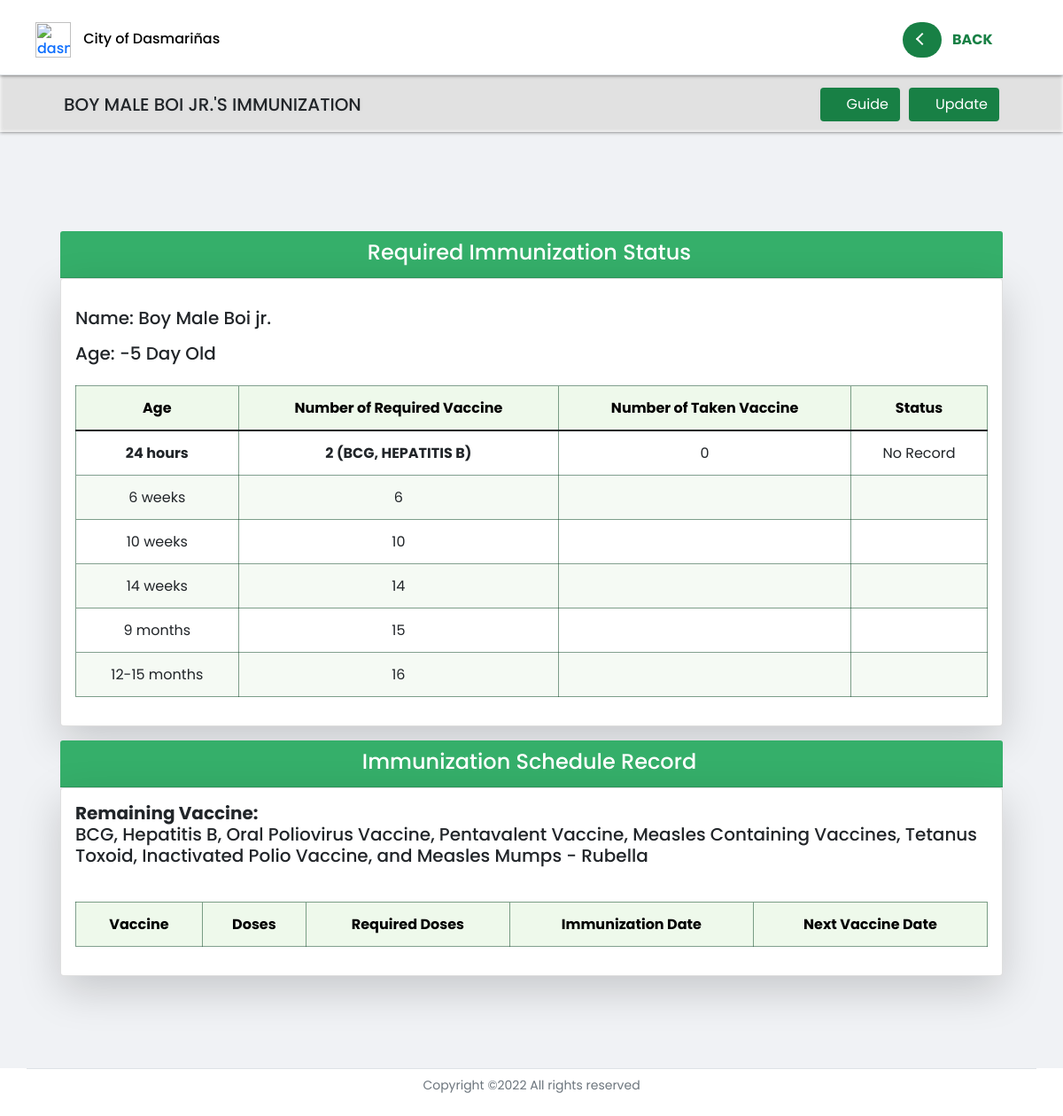
The app's page /preschooler_profile/immunization/9/ (signed in), older data.
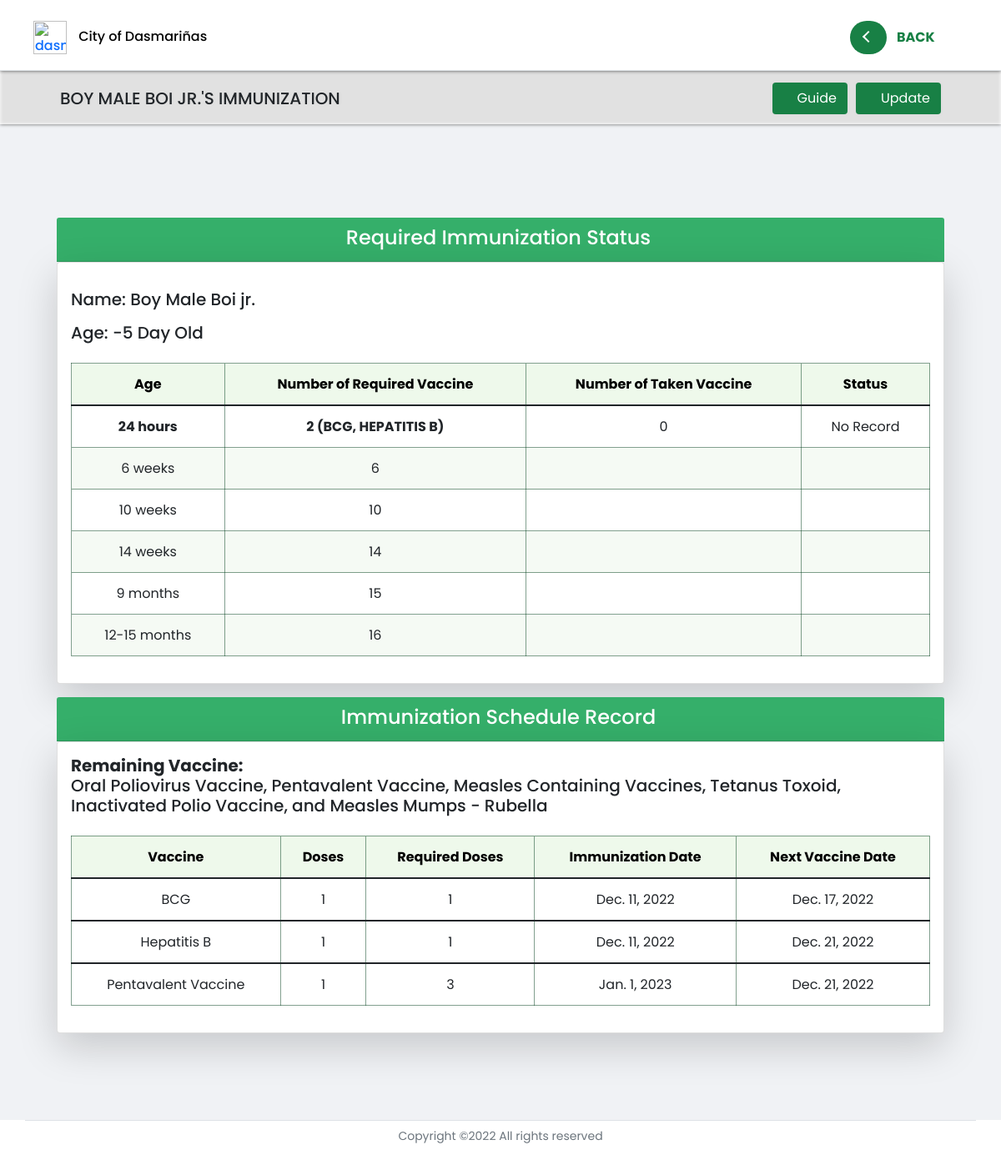
The same page, newer data.
### profilingApp/models.py (models this page shows, shortened)
class Vaccine(Model):
    VACCINES = [('BCG', 'BCG'),
                ('Hepatitis B', 'Hepatitis B'),
                ('Oral Poliovirus Vaccine', 'Oral Poliovirus Vaccine'),
                ('Pentavalent Vaccine', 'Pentavalent Vaccine'),
                ('Measles Containing Vaccines', 'Measles Containing Vaccines'),
                ('Tetanus Toxoid', 'Tetanus Toxoid'),
                ('Inactivated Polio Vaccine', 'Inactivated Polio Vaccine'),
                ('Measles Mumps - Rubella', 'Measles Mumps - Rubella'),]
    vax_preschooler = models.ForeignKey(Preschooler, on_delete=CASCADE)
    vax_name = models.CharField(max_length=500, choices=VACCINES)
    vax_dose = models.IntegerField()
    vax_date = models.DateField(null=True, blank=True)
    vax_remarks = models.DateField(null=True, blank=True)

### profilingApp/views.py (the view, shortened to what this page needs)
# urls.py: path('preschooler_profile/immunization/<str:pk>/', views.immunization_schedule, name='immunization_schedule'),
def immunization_schedule(request, pk):
    loggedin = request.user.user_type
    preschooler = Preschooler.objects.get(id=pk)
    vaccines = Vaccine.objects.filter(vax_preschooler=preschooler)
    vax_list = list(vaccines.values_list('vax_name', flat=True))
    dose_list = vaccines.values_list('vax_dose', flat=True)
    vax_bcg = vaccines.filter(vax_name='BCG').count()
    if len(vaccines) == 0:
        next_vax_date = 'None'
    elif len(vaccines) == 8:
        next_vax_date = 'Complete'
    else:
        next_vax_date = vaccines.order_by('-id')[0].vax_remarks
    context = {'vaccines' : vaccines,
               'vax_list' : vax_list,
               'dose_list' : dose_list,
               'preschooler':preschooler,
               'loggedin': loggedin,
               'next_vax' : next_vax_date,}
    return render(request, 'activities/BHW Immunization Status.html', context)

### profilingApp/models.py (called while the page is built)
    def age_months(self):
        today = date.today()
        try:
            date_diff = today - self.birthday
            in_days = date_diff.days
            return int((in_days) / (365 / 12))
        except:
             return 'Undefined'

    def age_weeks(self):
        today = date.today()
        try:
            date_diff = today - self.birthday
            in_days = date_diff.days
            return int((in_days) / (365 / 52))
        except:
             return 'Undefined'

    def age_days(self):
        today = date.today()
        try:
            date_diff = today - self.birthday
            in_days = date_diff.days
            return in_days
        except:
             return 'Undefined'

    def age_hours(self):
        today = date.today()
        try:
            date_diff = today - self.birthday
            in_days = date_diff.days
            return int(in_days * 24)
        except:
             return 'Undefined'

### profilingApp/templates/activities/BHW Immunization Status.html (shortened to what the changed rows need)
{% extends 'activities/BHW Home.html' %}
{% load static %}
{% block dashboard %}
</head>
<body>
<div id="grid" class="container-fluid" style="padding:3%; margin: top 65px;">
    <div class="row">
        <div class="col p-2 mt-2">
            <div class="card shadow-lg p-3 bg-white rounded" >
                <div class="table-responsive">
                    <table class="table table-hover table-cell-border" id="table_validation">
                        <thead>
                            <tr>
                                <th scope="col" class="text-center">Age</th>
                                <th scope="col" class="text-center">Number of Required Vaccine</th>
                                <th scope="col" class="text-center">Number of Taken Vaccine</th>
                                <th scope="col" class="text-center">Status</th>
                            </tr>
                        </thead>
                    </table>
                </div>
            </div>
        </div>
    </div>
    <div class="text-dark">
        <div class="row">
            <div class="col p-2">
                <div class="card shadow-lg p-3 bg-white rounded" >
                    <div class="table-responsive">
                        <table class="table table-hover table-cell-border" id="table_validation">
                            <div class="" >
                                <h5 style="font-size:20px; font-weight:bold; margin-right:10px; margin: 0;">Remaining Vaccine:</h5>
                                {% if 'BCG' in vax_list and 'Hepatitis B' in vax_list and 'Oral Poliovirus Vaccine' in vax_list and 'Pentavalent Vaccine' in vax_list and 'Measles Containing Vaccines' in vax_list and 'Tetanus Toxoid' in vax_list and 'Inactivated Polio Vaccine' in vax_list and 'Measles Mumps - Rubella' in vax_list and dose_list.7 == 2 %}
                                    <h5 class="text-dark mb-0" style="font-size: 20px;"> No remaining vaccines.</h5>
                                {% elif 'BCG' in vax_list and 'Hepatitis B' in vax_list and 'Oral Poliovirus Vaccine' in vax_list and 'Pentavalent Vaccine' in vax_list and 'Measles Containing Vaccines' in vax_list and 'Tetanus Toxoid' in vax_list and 'Inactivated Polio Vaccine' in vax_list and dose_list.6 == 2 %}
                                    <h5 class="text-dark mb-0" style="font-size: 20px;">Measles Mumps - Rubella </h5>
                                {% elif 'BCG' in vax_list and 'Hepatitis B' in vax_list and 'Oral Poliovirus Vaccine' in vax_list and 'Pentavalent Vaccine' in vax_list and 'Measles Containing Vaccines' in vax_list and 'Tetanus Toxoid' in vax_list %}
                                    <h5 class="text-dark mb-0" style="font-size: 20px;">Inactivated Polio Vaccine and Measles Mumps - Rubella </p>
                                {% elif 'BCG' in vax_list and 'Hepatitis B' in vax_list and 'Oral Poliovirus Vaccine' in vax_list and 'Pentavalent Vaccine' in vax_list and 'Measles Containing Vaccines' in vax_list and dose_list.4 == 3 %}
                                    <h5 class="text-dark mb-0" style="font-size: 20px;">Tetanus Toxoid, Inactivated Polio Vaccine, and Measles Mumps - Rubella </p>
                                {% elif 'BCG' in vax_list and 'Hepatitis B' in vax_list and 'Oral Poliovirus Vaccine' in vax_list and 'Pentavalent Vaccine' in vax_list and dose_list.3 == 3 %}
                                    <h5 class="text-dark mb-0" style="font-size: 20px;">Measles Containing Vaccines, Tetanus Toxoid, Inactivated Polio Vaccine, and Measles Mumps - Rubella </h5>
                                {% elif 'BCG' in vax_list and 'Hepatitis B' in vax_list and 'Oral Poliovirus Vaccine' in vax_list and dose_list.2 == 3 %}
                                    <h5 class="text-dark mb-0" style="font-size: 20px;">Pentavalent Vaccine, Measles Containing Vaccines, Tetanus Toxoid, Inactivated Polio Vaccine, and Measles Mumps - Rubella </h5>
                                {% elif 'BCG' in vax_list and 'Hepatitis B' in vax_list %}
                                    <h5 class="text-dark mb-0" style="font-size: 20px;">Oral Poliovirus Vaccine, Pentavalent Vaccine, Measles Containing Vaccines, Tetanus Toxoid, Inactivated Polio Vaccine, and Measles Mumps - Rubella </h5>
                                {% elif 'BCG' in vax_list %}
                                    <h5 class="text-dark mb-0" style="font-size: 20px;">Hepatitis B, Oral Poliovirus Vaccine, Pentavalent Vaccine, Measles Containing Vaccines, Tetanus Toxoid, Inactivated Polio Vaccine, and Measles Mumps - Rubella </h5>
                                {% else %}
                                    <h5 class="text-dark mb-0" style="font-size: 20px;">BCG, Hepatitis B, Oral Poliovirus Vaccine, Pentavalent Vaccine, Measles Containing Vaccines, Tetanus Toxoid, Inactivated Polio Vaccine, and Measles Mumps - Rubella </p>
                                {% endif %}
                            </div>
                            <br>
                            <thead>
                                <tr>
                                    <th scope="col" class="text-center">Vaccine</th>
                                    <th scope="col" class="text-center">Doses</th>
                                    <th scope="col" class="text-center">Required Doses</th>
                                    <th scope="col" class="text-center">Immunization Date</th>
                                    <th scope="col" class="text-center">Next Vaccine Date</th>
                                </tr>
                            </thead>
                            {% for vaccine in vaccines %}
                            <tbody>
                                <tr>
                                    {% if vaccine.vax_name == 'Oral Poliovirus Vaccine' or vaccine.vax_name == 'Pentavalent Vaccine' or vaccine.vax_name == 'Measles Containing Vaccines' %}
                                        <td class="text-center">{{ vaccine.vax_name }}</td>
                                        <td class="text-center">{{ vaccine.vax_dose }}</td>
                                        <td class="text-center">3</td>
                                        <td class="text-center">{{ vaccine.vax_date }}</td>
                                        <td class="text-center">{{ vaccine.vax_remarks }}</td>
                                    {% elif vaccine.vax_name == 'Inactivated Polio Vaccine' or vaccine.vax_name == 'Measles Mumps - Rubella' %}
                                        <td class="text-center">{{ vaccine.vax_name }}</td>
                                        <td class="text-center">{{ vaccine.vax_dose }}</td>
                                        <td class="text-center">2</td>
                                        <td class="text-center">{{ vaccine.vax_date }}</td>
                                        <td class="text-center">{{ vaccine.vax_remarks }}</td>
                                    {% else %}
                                        <td class="text-center">{{ vaccine.vax_name }}</td>
                                        <td class="text-center">{{ vaccine.vax_dose }}</td>
                                        <td class="text-center">1</td>
                                        <td class="text-center">{{ vaccine.vax_date }}</td>
                                        <td class="text-center">{{ vaccine.vax_remarks }}</td>
                                    {% endif %}
                                </tr>
                            </tbody>
                            {% endfor %}
                        </table>
                    </div>
                </div>
            </div>
        </div>
    </div>
</div>
{% endblock %}

Row changes from the older to the newer data that the page shows:
added Vaccine: vax_name "BCG", vax_dose "1", vax_date "Dec. 11, 2022", vax_remarks "Dec. 17, 2022"
added Vaccine: vax_name "Hepatitis B", vax_dose "1", vax_date "Dec. 11, 2022", vax_remarks "Dec. 21, 2022"
added Vaccine: vax_name "Pentavalent Vaccine", vax_dose "1", vax_date "Jan. 1, 2023", vax_remarks "Dec. 21, 2022"
Text that changed along with them:
text no longer shown: "BCG, Hepatitis B, Oral Poliovirus Vaccine, Pentavalent Vaccine, Measles Containing Vaccines, Tetanus Toxoid, Inactivated Polio Vaccine, and Measles Mumps - Rubella"
text now shown: "Oral Poliovirus Vaccine, Pentavalent Vaccine, Measles Containing Vaccines, Tetanus Toxoid, Inactivated Polio Vaccine, and Measles Mumps - Rubella"
